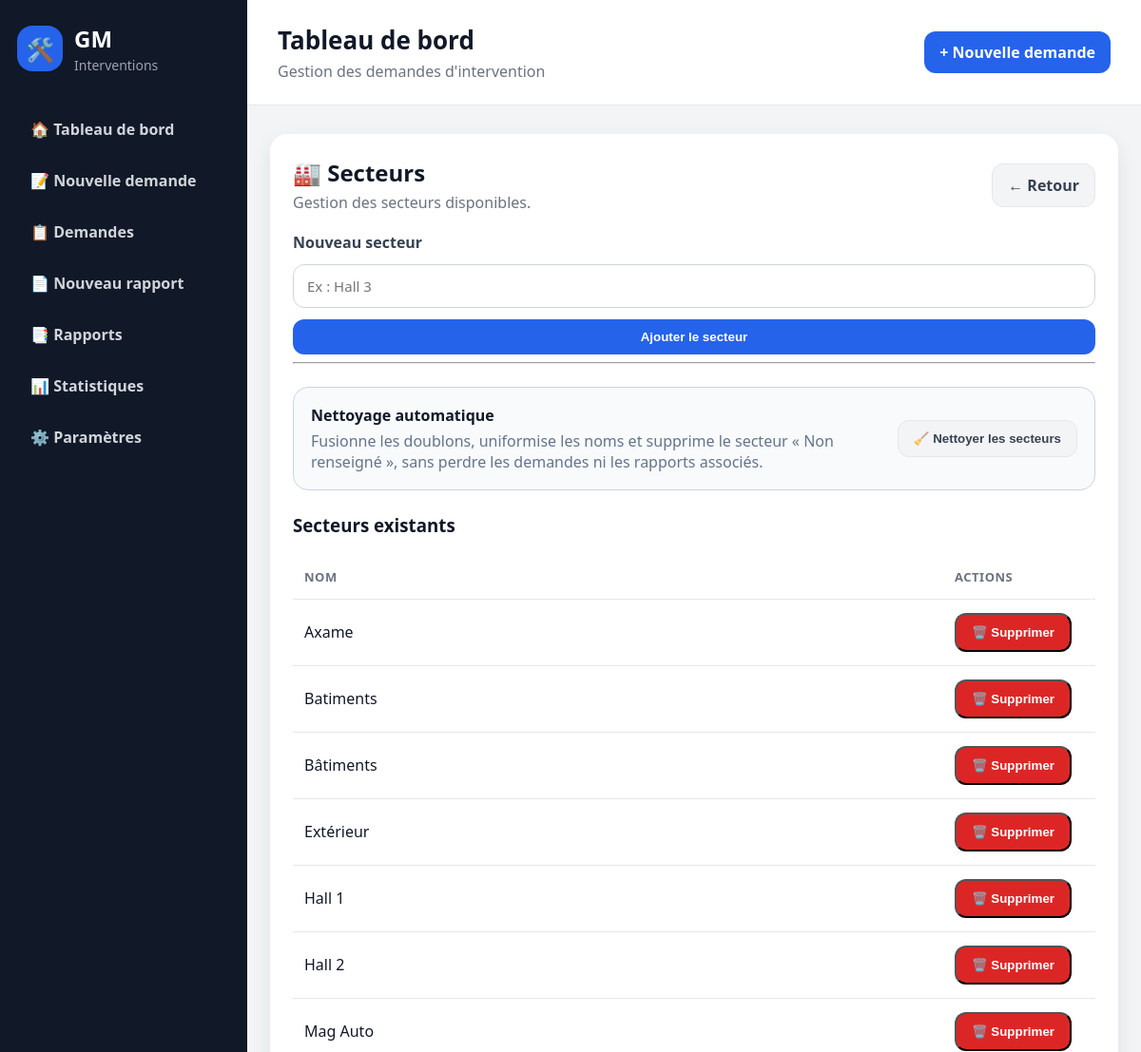
/parametres/secteurs (upper part), run on an earlier commit of the app's database.
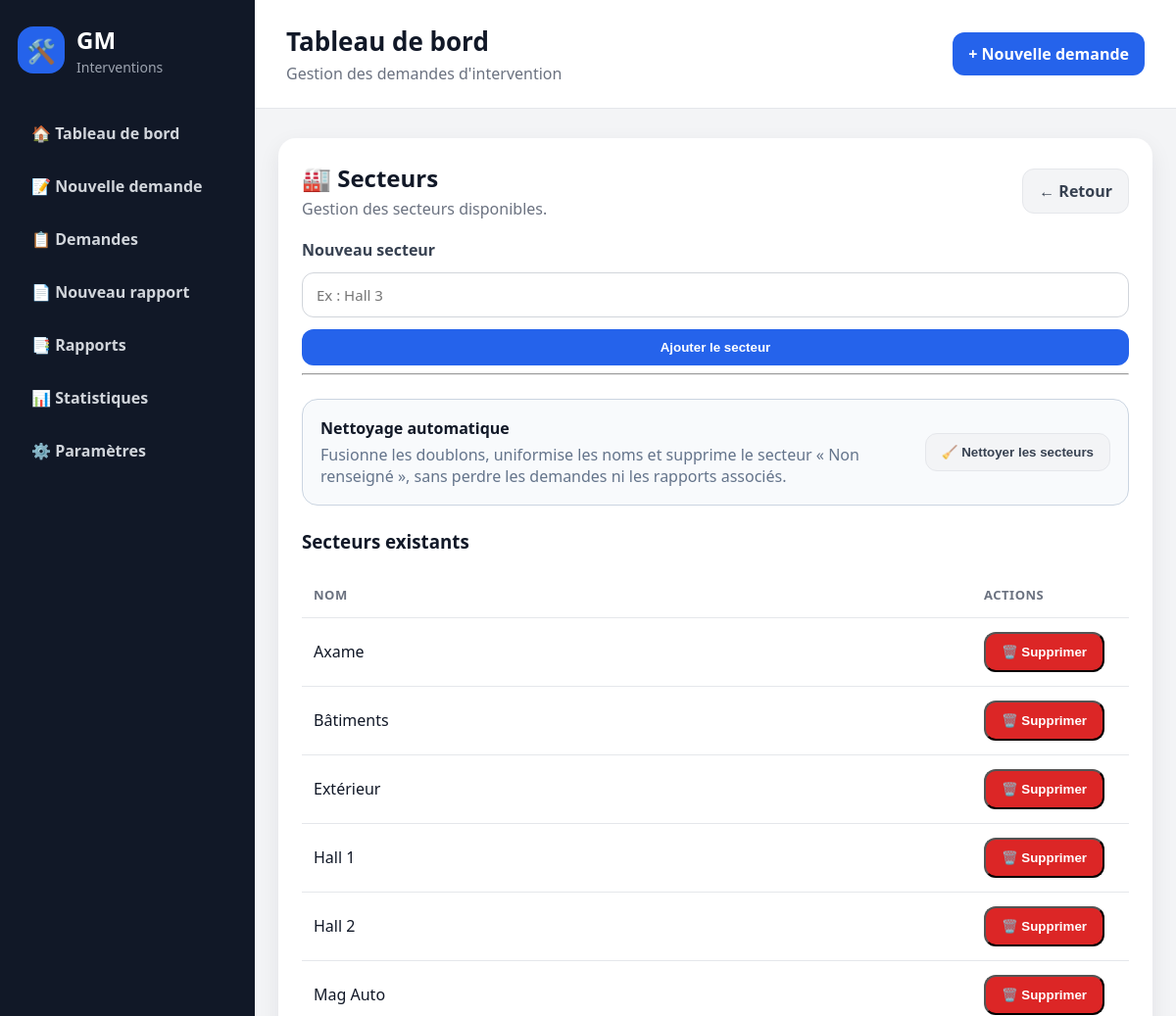
And on a later commit of the database.
### tables this page shows
CREATE TABLE secteurs (
            id INTEGER PRIMARY KEY AUTOINCREMENT,
            nom TEXT NOT NULL UNIQUE
        );

### routes/parametres.py (the view, shortened to what this page needs)
@parametres_bp.route(
    "/parametres/secteurs",
    methods=["GET", "POST"]
)
def gerer_secteurs():
    message = None
    erreur = None
    nettoyage = request.args.get("nettoyage")
    conn = get_db_connection()
    try:
        secteurs = conn.execute("""
            SELECT *
            FROM secteurs
            ORDER BY nom
        """).fetchall()
    except Exception as error:
        conn.rollback()
        erreur = f"Erreur pendant la gestion des secteurs : {error}"
        secteurs = []
    finally:
        conn.close()
    return render_template(
        "parametres/secteurs.html",
        secteurs=secteurs,
        message=message,
        erreur=erreur
    )

### database.py (called while the page is built)
def is_postgres():
    return bool(DATABASE_URL)

def get_db_connection():
    if is_postgres():
        return PostgresConnectionAdapter(DATABASE_URL)
    conn = sqlite3.connect(DB_PATH)
    conn.row_factory = sqlite3.Row
    conn.execute("PRAGMA foreign_keys = ON")
    return conn

### templates/parametres/secteurs.html (shortened to what this page needs)
{% extends "base.html" %}
{% block content %}
<section class="card">
    <div class="section-header">
        <div>
            <h2>🏭 Secteurs</h2>
            <p>Gestion des secteurs disponibles.</p>
        </div>
        <a href="/parametres" class="btn-secondary">← Retour</a>
    </div>
    <form method="POST" class="form">
        <label>Nouveau secteur</label>
        <input type="text" name="nom" placeholder="Ex : Hall 3" required>
        <button type="submit" class="btn">Ajouter le secteur</button>
    </form>
    <hr>
    <div class="sector-cleanup">
    <div>
        <strong>Nettoyage automatique</strong>
        <p>
            Fusionne les doublons, uniformise les noms et supprime
            le secteur « Non renseigné », sans perdre les demandes
            ni les rapports associés.
        </p>
    </div>
        <form
            method="POST"
            action="/parametres/secteurs/nettoyer"
            onsubmit="return confirm(
                'Nettoyer et fusionner les secteurs en double ?'
            );"
        >
            <button type="submit" class="btn-secondary">
                🧹 Nettoyer les secteurs
            </button>
        </form>
    </div>
    <h3>Secteurs existants</h3>
    {% if secteurs %}
        <div class="table-container">
            <table class="modern-table">
                <thead>
                    <tr>
                        <th>Nom</th>
                        <th style="width: 160px;">Actions</th>
                    </tr>
                </thead>
                <tbody>
                    {% for secteur in secteurs %}
                        <tr>
                            <td>{{ secteur.nom }}</td>
                            <td>
                                <form
                                    method="POST"
                                    action="/parametres/secteurs/{{ secteur.id }}/supprimer"
                                    onsubmit="return confirm('Supprimer ce secteur ?');"
                                >
                                    <button type="submit" class="btn-danger">
                                        🗑️ Supprimer
                                    </button>
                                </form>
                            </td>
                        </tr>
                    {% endfor %}
                </tbody>
            </table>
        </div>
    {% else %}
        <div class="empty-state">
            <div class="icon">📭</div>
            <p>Aucun secteur enregistré.</p>
        </div>
    {% endif %}
</section>
{% endblock %}

### templates/base.html (shortened to what this page needs)
<!DOCTYPE html>
<html lang="fr">
<head>
    <link rel="stylesheet" href="{{ url_for('static', filename='css/style.css') }}">
</head>
<body>
    <div class="app-layout">
        <aside class="sidebar">
            <div class="logo">
                <div class="logo-icon">🛠️</div>
                <div>
                    <h1>GM</h1>
                    <p>Interventions</p>
                </div>
            </div>
                <nav class="menu">
                    <a href="/">🏠 Tableau de bord</a>
                    <a href="/demandes/nouvelle">📝 Nouvelle demande</a>
                    <a href="/demandes">📋 Demandes</a>
                    <a href="/rapports/nouveau">📄 Nouveau rapport</a>
                    <a href="/rapports">📑 Rapports</a>
                    <a href="#">📊 Statistiques</a>
                    <a href="/parametres">⚙️ Paramètres</a>
                </nav>
        </aside>
        <div class="content-area">
            <header class="topbar">
                <div>
                    <h2>Tableau de bord</h2>
                    <p>Gestion des demandes d'intervention</p>
                </div>
                <a href="/demandes/nouvelle" class="btn">+ Nouvelle demande</a>
            </header>
            <main>
                {% block content %}
                {% endblock %}
            </main>
        </div>
    </div>
</body>
</html>

### static/css/style.css (style rules this page uses)
* { box-sizing: border-box; }
body { margin: 0; font-family: "Segoe UI", Arial, sans-serif; background: #f3f4f6; color: #111827; }
.app-layout { display: flex; min-height: 100vh; }
.sidebar { width: 260px; background: #111827; color: white; padding: 24px 18px; display: flex; flex-direction: column; position: fixed; inset: 0 auto 0 0; }
.logo { display: flex; align-items: center; gap: 12px; margin-bottom: 35px; }
.logo-icon { width: 48px; height: 48px; border-radius: 16px; background: #2563eb; display: flex; align-items: center; justify-content: center; font-size: 24px; }
.logo h1 { margin: 0; font-size: 24px; }
.logo p { margin: 2px 0 0; color: #9ca3af; font-size: 14px; }
.menu { display: flex; flex-direction: column; gap: 8px; }
.menu a { color: #d1d5db; text-decoration: none; padding: 12px 14px; border-radius: 12px; font-weight: 600; }
.content-area { margin-left: 260px; width: calc(100% - 260px); }
.topbar { background: white; padding: 24px 32px; border-bottom: 1px solid #e5e7eb; display: flex; justify-content: space-between; align-items: center; }
.topbar h2 { margin: 0; font-size: 26px; }
.topbar p { margin: 4px 0 0; color: #6b7280; }
main { max-width: 1100px; margin: 30px auto; padding: 0 24px; }
.stat-card, .card { background: white; border-radius: 18px; box-shadow: 0 8px 22px rgba(15, 23, 42, 0.08); }
.card { padding: 24px; margin-bottom: 20px; }
.card h2 { margin-top: 0; }
.btn { display: inline-block; background: #2563eb; color: white; padding: 11px 16px; border-radius: 12px; text-decoration: none; font-weight: 700; border: none; cursor: pointer; }
.form { display: flex; flex-direction: column; gap: 12px; }
.form label { font-weight: 700; color: #374151; }
.form input, .form textarea, .form select { width: 100%; padding: 12px 14px; border: 1px solid #d1d5db; border-radius: 12px; font-family: inherit; font-size: 15px; }
.section-header { display: flex; justify-content: space-between; align-items: center; gap: 16px; margin-bottom: 20px; }
.section-header h2 { margin: 0; }
.section-header p { margin: 4px 0 0; color: #6b7280; }
.table-container { overflow-x: auto; }
.modern-table { width: 100%; border-collapse: collapse; }
.modern-table th, .modern-table td { padding: 14px 12px; text-align: left; border-bottom: 1px solid #e5e7eb; }
.modern-table th { color: #6b7280; font-size: 13px; text-transform: uppercase; letter-spacing: 0.04em; }
.btn-secondary { display: inline-block; background: #f3f4f6; color: #374151; padding: 11px 16px; border-radius: 12px; text-decoration: none; font-weight: 700; border: 1px solid #e5e7eb; }
.btn-danger { display: inline-block; background: #dc2626; color: white; padding: 11px 16px; border-radius: 12px; text-decoration: none; font-weight: 700; }
.sector-cleanup { display: flex; justify-content: space-between; align-items: center; gap: 20px; margin: 24px 0; padding: 18px; background: #f8fafc; border: 1px solid #cbd5e1; border-radius: 16px; }
.sector-cleanup strong { display: block; margin-bottom: 5px; }
.sector-cleanup p { margin: 0; color: #64748b; }
.sector-cleanup form { flex-shrink: 0; }

What changed in the data, as far as the page shows it:
removed secteurs: nom "Batiments"
